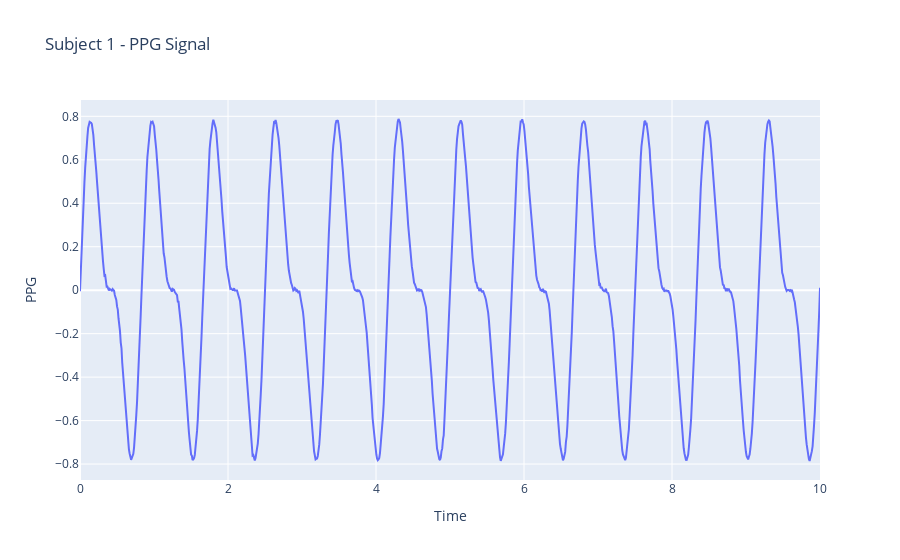
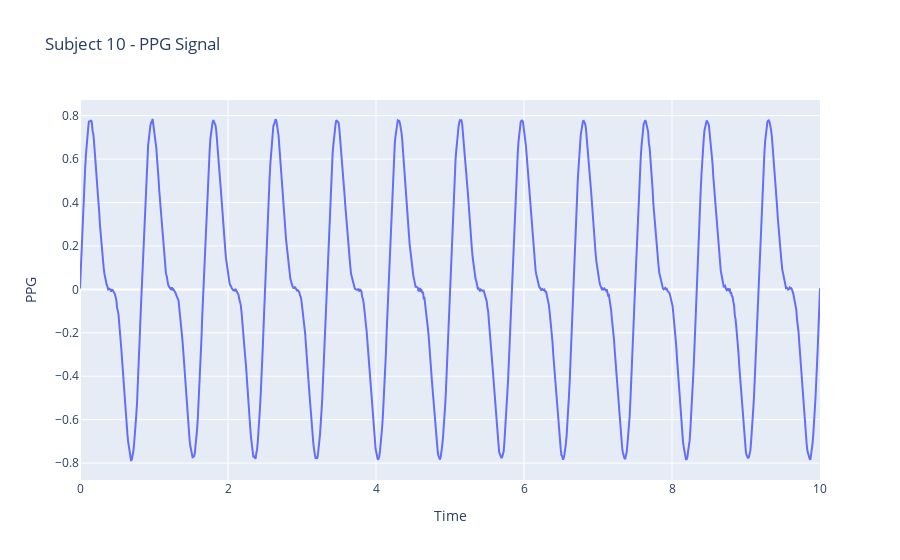
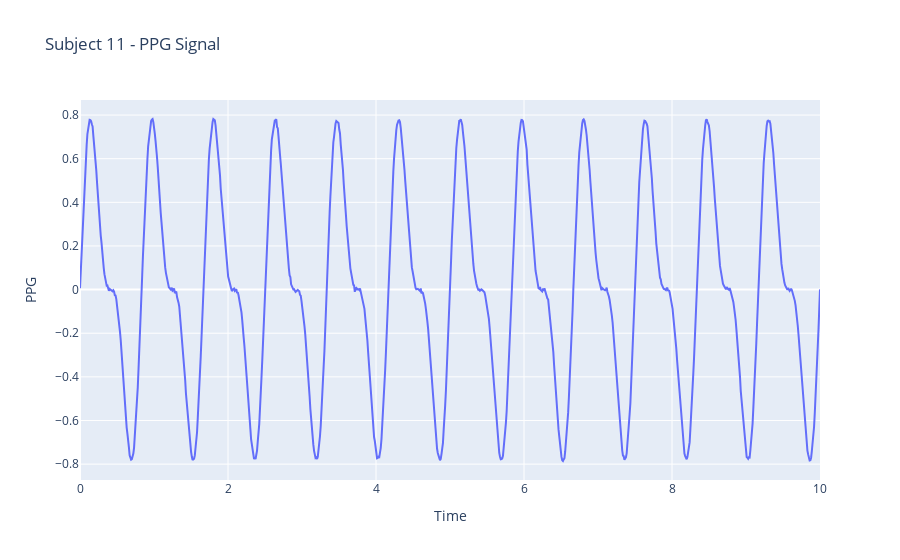
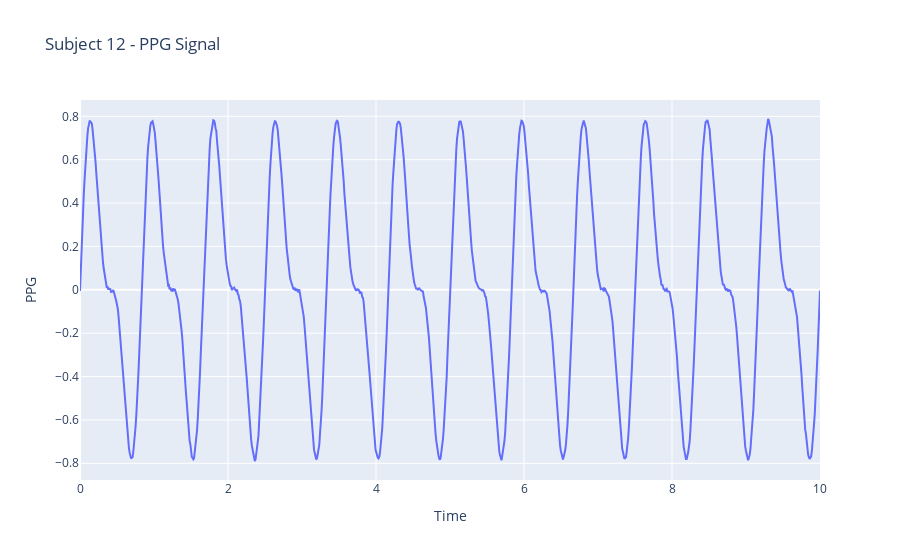

Write notebook code for charts like these, in order.
### Markdown cell above
### 2. Visualize Merged PPG Data:
o For each merged subject CSV file, plot an interactive line chart using Plotly showing:
▪ Time vs PPG
▪ Include title indicating Subject_ID

### Code cell
import plotly.express as px
import pandas as pd
import glob

files = glob.glob(r"D:\iiitnr\Assignment\assignment3\merged_subjects\*.csv")
files.sort()

for file in files:
    merged_df = pd.read_csv(file)
    subject_id = merged_df['Subject_ID'].iloc[0]
    fig = px.line(merged_df, x='Time', y='PPG', title=f'Subject {subject_id} - PPG Signal')
    fig.show()

### Figure 1 — Plotly figure (JSON) as saved in the notebook; plotly's stock layout.template omitted (floating-point values rounded to 4 significant figures; data arrays with more than 128 entries replaced by an {"elided": "..."} marker saying what was removed)
{"data": [{"hovertemplate": "Time=%{x}<br>PPG=%{y}<extra></extra>", "legendgroup": "", "line": {"color": "#636efa", "dash": "solid"}, "marker": {"symbol": "circle"}, "mode": "lines", "name": "", "orientation": "v", "showlegend": false, "type": "scatter", "x": {"elided": "1000 float values"}, "xaxis": "x", "y": {"elided": "1000 float values"}, "yaxis": "y"}], "layout": {"legend": {"tracegroupgap": 0}, "title": {"text": "Subject 1 - PPG Signal"}, "xaxis": {"anchor": "y", "domain": [0, 1], "title": {"text": "Time"}}, "yaxis": {"anchor": "x", "domain": [0, 1], "title": {"text": "PPG"}}}}

### Figure 2 — Plotly figure (JSON) as saved in the notebook; plotly's stock layout.template omitted (floating-point values rounded to 4 significant figures; data arrays with more than 128 entries replaced by an {"elided": "..."} marker saying what was removed)
{"data": [{"hovertemplate": "Time=%{x}<br>PPG=%{y}<extra></extra>", "legendgroup": "", "line": {"color": "#636efa", "dash": "solid"}, "marker": {"symbol": "circle"}, "mode": "lines", "name": "", "orientation": "v", "showlegend": false, "type": "scatter", "x": {"elided": "1000 float values"}, "xaxis": "x", "y": {"elided": "1000 float values"}, "yaxis": "y"}], "layout": {"legend": {"tracegroupgap": 0}, "title": {"text": "Subject 10 - PPG Signal"}, "xaxis": {"anchor": "y", "domain": [0, 1], "title": {"text": "Time"}}, "yaxis": {"anchor": "x", "domain": [0, 1], "title": {"text": "PPG"}}}}

### Figure 3 — Plotly figure (JSON) as saved in the notebook; plotly's stock layout.template omitted (floating-point values rounded to 4 significant figures; data arrays with more than 128 entries replaced by an {"elided": "..."} marker saying what was removed)
{"data": [{"hovertemplate": "Time=%{x}<br>PPG=%{y}<extra></extra>", "legendgroup": "", "line": {"color": "#636efa", "dash": "solid"}, "marker": {"symbol": "circle"}, "mode": "lines", "name": "", "orientation": "v", "showlegend": false, "type": "scatter", "x": {"elided": "1000 float values"}, "xaxis": "x", "y": {"elided": "1000 float values"}, "yaxis": "y"}], "layout": {"legend": {"tracegroupgap": 0}, "title": {"text": "Subject 11 - PPG Signal"}, "xaxis": {"anchor": "y", "domain": [0, 1], "title": {"text": "Time"}}, "yaxis": {"anchor": "x", "domain": [0, 1], "title": {"text": "PPG"}}}}

### Figure 4 — Plotly figure (JSON) as saved in the notebook; plotly's stock layout.template omitted (floating-point values rounded to 4 significant figures; data arrays with more than 128 entries replaced by an {"elided": "..."} marker saying what was removed)
{"data": [{"hovertemplate": "Time=%{x}<br>PPG=%{y}<extra></extra>", "legendgroup": "", "line": {"color": "#636efa", "dash": "solid"}, "marker": {"symbol": "circle"}, "mode": "lines", "name": "", "orientation": "v", "showlegend": false, "type": "scatter", "x": {"elided": "1000 float values"}, "xaxis": "x", "y": {"elided": "1000 float values"}, "yaxis": "y"}], "layout": {"legend": {"tracegroupgap": 0}, "title": {"text": "Subject 12 - PPG Signal"}, "xaxis": {"anchor": "y", "domain": [0, 1], "title": {"text": "Time"}}, "yaxis": {"anchor": "x", "domain": [0, 1], "title": {"text": "PPG"}}}}
